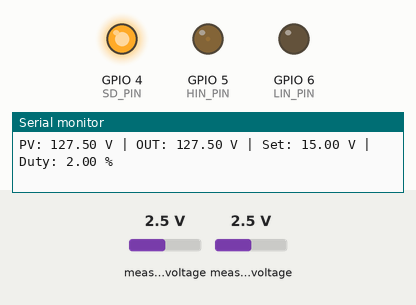
Bench run of a sketch on a simulated ESP32-S3. Parts: output pins drawn as LEDs (lit = HIGH), the last lines printed to the serial monitor. Inputs (shaded band) come from the test bench; at power-on: measured voltage 2.5 V.

Above: at 1.2 s.
1.3 s: measured voltage (sensor 201) set to 0.1 V
At 1.71 s:
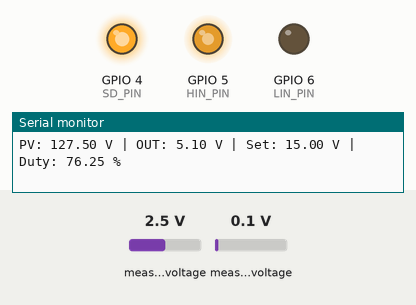
At 3.0 s:
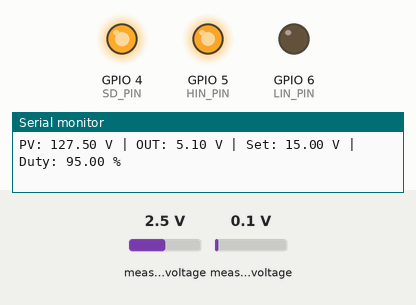
3.3 s: measured voltage (sensor 201) set to 2.5 V
At 4.6 s:
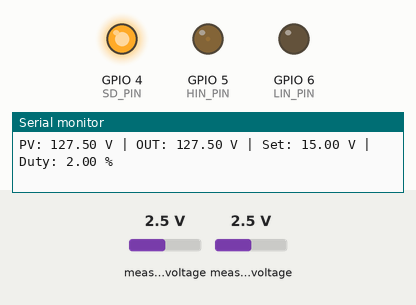
Timing chart, 0 to 6.3 s (numbered marks = the images above; inputs shaded):
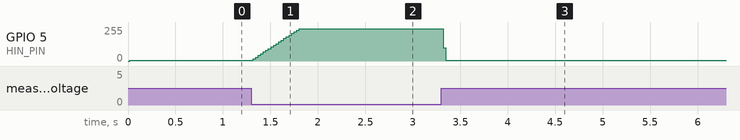

Measured:
- after the input at 1.3 s, GPIO 5 (HIN_PIN): moves from 5/255 to 242/255 over 0.49 s, starting at once
- after the input at 3.3 s, GPIO 5 (HIN_PIN): 242/255 → 5/255 at once

The sketch:

chargeAlgo2.ino
```cpp
#include <Wire.h>
#include <Adafruit_ADS1X15.h>

Adafruit_ADS1115 ads;

// PWM PINS
#define HIN_PIN 5
#define LIN_PIN 6
#define SD_PIN  4

const int pwmFreq = 20000;
const int pwmResolution = 10;

float dutyPercent = 10;

// Voltage divider resistors
float R1_1 = 1000000.0;  // PV
float R2_1 = 20000.0;

float R1_2 = 1000000.0;  // Output
float R2_2 = 20000.0;

float ratio1;
float ratio2;

float Vset = 15.0;   // default output target

void setup() {

  Serial.begin(115200);

  Wire.begin(8, 9);

  if (!ads.begin()) {
    Serial.println("ADS1115 not found!");
    while (1);
  }

  ads.setGain(GAIN_ONE);

  ratio1 = (R1_1 + R2_1) / R2_1;
  ratio2 = (R1_2 + R2_2) / R2_2;

  pinMode(SD_PIN, OUTPUT);
  digitalWrite(SD_PIN, HIGH);

  pinMode(LIN_PIN, OUTPUT);
  digitalWrite(LIN_PIN, LOW);

  ledcAttach(HIN_PIN, pwmFreq, pwmResolution);

  Serial.println("Closed Loop Buck Control Ready");
  Serial.println("Enter desired Output Voltage:");
}

void loop() {

  // -------- Read Serial for Vset --------
  if (Serial.available()) {
    String input = Serial.readStringUntil('\n');
    input.trim();

    if (input.length() > 0) {
      float newSet = input.toFloat();
      if (newSet > 0) {
        Vset = newSet;
        Serial.print("New Target Voltage: ");
        Serial.println(Vset);
      }
    }
  }

  // -------- Read ADS --------
  int16_t adcPV = ads.readADC_SingleEnded(0);
  int16_t adcOUT = ads.readADC_SingleEnded(1);

  float vPV = (adcPV * 0.125 / 1000.0) * ratio1;
  float vOUT = (adcOUT * 0.125 / 1000.0) * ratio2;

  // -------- Safety: Buck cannot boost --------
  if (Vset > vPV) {
    Vset = vPV;
  }

  // -------- Calculate Ideal Duty --------
  float idealDuty = (Vset / vPV) * 100.0;

  // Limit duty
  if (idealDuty > 95) idealDuty = 95;
  if (idealDuty < 2) idealDuty = 2;

  // -------- Small Feedback Correction --------
  float error = Vset - vOUT;

  dutyPercent += error * 0.5;   // Proportional gain

  if (dutyPercent > 95) dutyPercent = 95;
  if (dutyPercent < 2) dutyPercent = 2;

  // -------- Apply PWM --------
  uint32_t maxDuty = (1 << pwmResolution) - 1;
  uint32_t dutyValue = (dutyPercent * maxDuty) / 100;
  ledcWrite(HIN_PIN, dutyValue);

  // -------- Debug --------
  Serial.print("PV: "); Serial.print(vPV, 2);
  Serial.print(" V | OUT: "); Serial.print(vOUT, 2);
  Serial.print(" V | Set: "); Serial.print(Vset, 2);
  Serial.print(" V | Duty: "); Serial.print(dutyPercent, 2);
  Serial.println(" %");

  delay(10);
}
```
